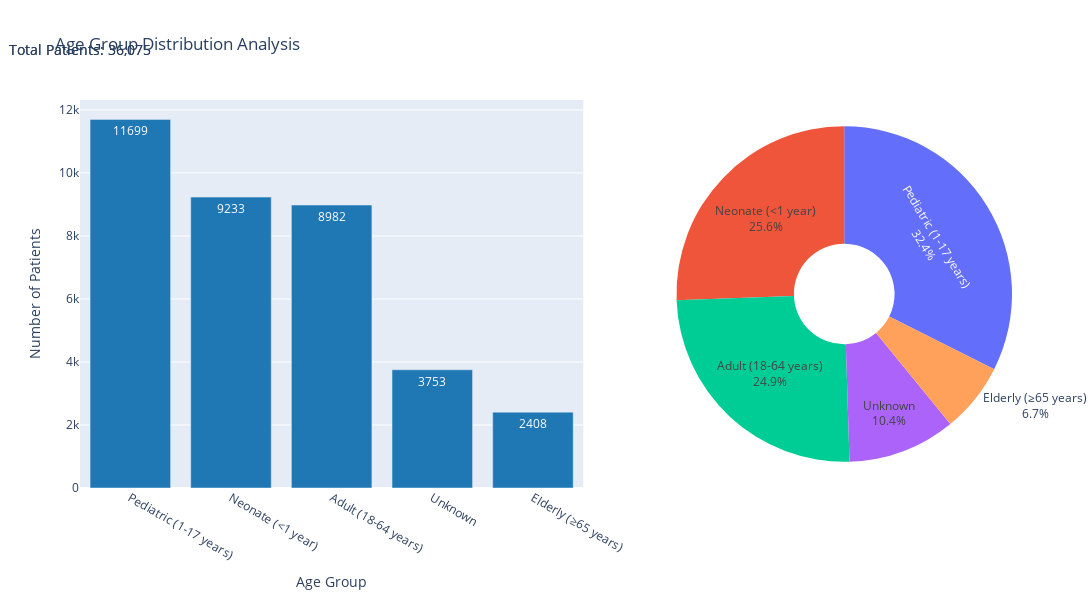

Notebook source saved alongside this figure:
### Code cell
# Create age distribution visualization
import plotly.graph_objects as go
from plotly.subplots import make_subplots

# Age Distribution Plot
age_df = section2_data['age_dist']

# Create figure with subplots
fig = make_subplots(
    rows=1, cols=2,
    subplot_titles=('Age Group Distribution by Count', 'Age Group Distribution by Percentage'),
    specs=[[{"type": "bar"}, {"type": "pie"}]],
    column_widths=[0.6, 0.4]
)

# Bar chart for counts
fig.add_trace(
    go.Bar(
        x=age_df['Age_Group'],
        y=age_df['Count'],
        text=age_df['Count'],
        textposition='auto',
        name='Count',
        marker_color='rgb(31, 119, 180)'
    ),
    row=1, col=1
)

# Pie chart for percentages
fig.add_trace(
    go.Pie(
        labels=age_df['Age_Group'],
        values=age_df['Percentage'],
        textinfo='label+percent',
        hole=0.3
    ),
    row=1, col=2
)

# Update layout
fig.update_layout(
    title_text='Age Group Distribution Analysis',
    showlegend=False,
    height=600,
    width=1200,
    annotations=[
        dict(
            text=f"Total Patients: {age_df['Count'].sum():,}",
            xref="paper",
            yref="paper",
            x=0,
            y=1.1,
            showarrow=False,
            font=dict(size=14)
        )
    ]
)

# Update axes
fig.update_xaxes(title_text="Age Group", row=1, col=1)
fig.update_yaxes(title_text="Number of Patients", row=1, col=1)

fig.show()

### Figure 1 — Plotly figure (JSON) as saved in the notebook; plotly's stock layout.template omitted (floating-point values rounded to 4 significant figures)
{"data": [{"marker": {"color": "rgb(31, 119, 180)"}, "name": "Count", "text": [11700.0, 9233.0, 8982.0, 3753.0, 2408.0], "textposition": "auto", "type": "bar", "x": ["Pediatric (1-17 years)", "Neonate (<1 year)", "Adult (18-64 years)", "Unknown", "Elderly (≥65 years)"], "xaxis": "x", "y": [11699, 9233, 8982, 3753, 2408], "yaxis": "y"}, {"domain": {"x": [0.64, 1], "y": [0, 1]}, "hole": 0.3, "labels": ["Pediatric (1-17 years)", "Neonate (<1 year)", "Adult (18-64 years)", "Unknown", "Elderly (≥65 years)"], "textinfo": "label+percent", "type": "pie", "values": [32.4, 25.6, 24.9, 10.4, 6.7]}], "layout": {"annotations": [{"font": {"size": 14}, "showarrow": false, "text": "Total Patients: 36,075", "x": 0, "xanchor": "center", "xref": "paper", "y": 1.1, "yanchor": "bottom", "yref": "paper"}, {"font": {"size": 14}, "showarrow": false, "text": "Total Patients: 36,075", "x": 0, "xanchor": "center", "xref": "paper", "y": 1.1, "yanchor": "bottom", "yref": "paper"}], "height": 600, "showlegend": false, "title": {"text": "Age Group Distribution Analysis"}, "width": 1200, "xaxis": {"anchor": "y", "domain": [0, 0.54], "title": {"text": "Age Group"}}, "yaxis": {"anchor": "x", "domain": [0, 1], "title": {"text": "Number of Patients"}}}}
